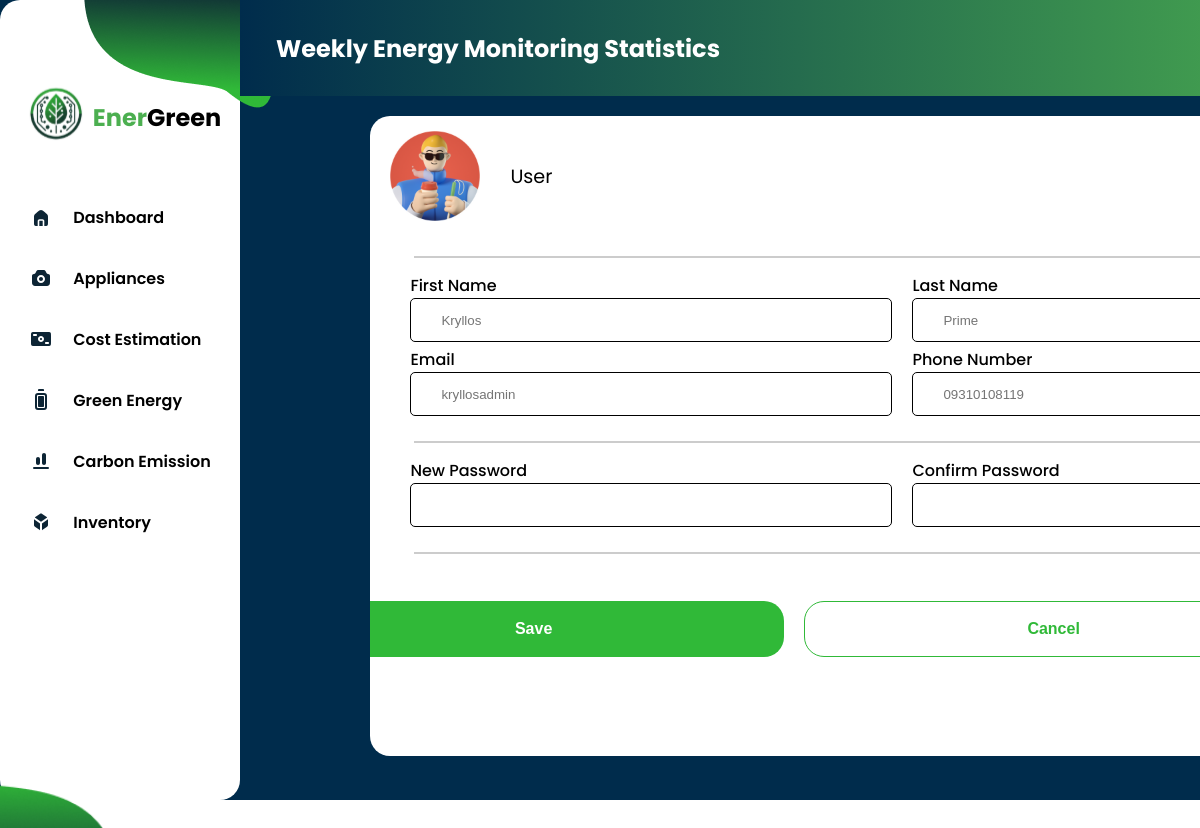
The app's page /Settings (signed in) with its own data.
### tables this page shows
CREATE TABLE user (
  id INTEGER NOT NULL PRIMARY KEY,
  email TEXT NOT NULL UNIQUE,
  fullname TEXT NOT NULL,
  password TEXT DEFAULT NULL,
  phoneno TEXT DEFAULT NULL,
  hasSetup INTEGER DEFAULT 0
);

### app.py (the view)
@app.route('/Settings')
def Settings():
    pie_data = {
        'labels': ['Apples', 'Oranges', 'Bananas', 'Grapes'],
        'values': [50, 20, 15, 15],
        }
    user_record = db.find_user(table=user_table,email=session.get('email'))
    return render_template('Settings.html',fullname=getfullname_with_session(session.get('email')),email=session.get('email'), pie_data=pie_data,user_record=user_record) if not session.get('name') == None else redirect(url_for('landing'))

### app.py (called while the page is built)
def getfullname_with_session(session_email: str):
    record = db.find_user(table=user_table, email=session_email)
    if record and 'fullname' in record[0]:
        fullname = record[0]['fullname']
        return fullname.strip()  # Remove any extra spaces, if present
    return ""

@app.after_request
def after_request(response):
    response.headers['Cache-Control'] = 'no-cache,no-store,must-revalidate'
    return response

### dbhelper.py (called while the page is built)
    def getdb_connection(self):
        connection = connect(self.database)
        return connection

    def getprocess(self,sql:str):
        connection = self.getdb_connection()
        cursor = connection.cursor()
        cursor.execute(sql)
        cursor.row_factory = Row
        data:list = cursor.fetchall()  # Convert rows to dictionaries
        cursor.close()
        connection.close()
        return data

    def find_user(self,email:str, table:str):
        sql:str = f"SELECT * FROM {table} WHERE `email` = '{email}'"
        return self.getprocess(sql)

### templates/Settings.html (shortened to what this page needs)
{% extends 'UserDashboardTemplate.html' %}
{% block content %}
<link rel="stylesheet" href="{{url_for('static', filename='css/SettingStyles.css')}}">
<div class="settings-container">
    <div class="user-settings">
        <div id="settings-section">
            <div class="settings-status">
                <img src="{{ url_for('static',filename='images/svg/profilenako.svg') }}" alt="">
                <div class="user-info">
                    <p>User</p>
                </div>
            </div>
        </div>
        <hr>
        <form id="settings-form" action="/updateuser/{{ email }}" method="POST">
            <div class="fname-mname">
                <div class="input-group">
                    <label for="fname-input">First Name</label>
                    <div class="input-icon">
                        <input type="text" id="fname-input" name="firstname" placeholder="{{ user_record[0]['fullname'].split(' ')[0]}}">
                    </div>
                </div>
                <div class="input-group">
                    <label for="lname-input">Last Name</label>
                    <div class="input-icon">
                        <input type="text" id="lname-input" name="lastname" placeholder="{{ user_record[0]['fullname'].split(' ')[-1] }}">
                    </div>
                </div>
            </div>
            <div class="fname-mname">
                <div class="input-group">
                    <label for="uname-input">Email</label>
                    <div class="input-icon">
                        <input type="text" id="uname-input" name="email" placeholder="{{ user_record[0]['email'] }}">
                    </div>
                </div>
                <div class="input-group">
                    <label for="phone-input">Phone Number</label>
                    <div class="input-icon">
                        {% if not user_record[0]['phoneno'] == None  %}
                            <input type="text" id="phone-input" name="phoneno" placeholder="{{ user_record[0]['phoneno'] }}">
                        {% else %}
                        <input type="text" id="phone-input" name="phoneno" placeholder="E.g. 09123456789">
                        {% endif %}
                    </div>
                </div>
            </div>
            <hr>
            <div class="fname-mname">
                <div class="input-group">
                    <label for="new-password">New Password</label>
                    <div class="input-icon">
                        <input type="password" id="new-password" name="password" placeholder="">
                    </div>
                </div>
                <div class="input-group">
                    <label for="confirm-password">Confirm Password</label>
                    <div class="input-icon">
                        <input type="password" id="confirm-password" name="confirmpassword" placeholder="">
                    </div>
                </div>
            </div>
            <hr>
            <div class="save-cancelbtn">
                <div class="save">
                    <button type="submit">Save</button>
                </div>
                <div class="cancel">
                    <button type="button" onclick="clearForm()">Cancel</button>
                </div>
            </div>
        </form>
    </div>
</div>
{% endblock %}

### static/css/UserDashboardStyles.css (style rules this page uses)
body { padding: 0; margin: 0; box-sizing: border-box; overflow: hidden; }

### static/css/SettingStyles.css (style rules this page uses)
.settings-container { width: 100%; height: auto; background-color: transparent; display: flex; align-items: center; justify-content: center; margin: 20px; }
.user-settings { display: flex; width: 80%; height: 80vh; background-color: #ffff; border-radius: 20px; overflow: hidden; flex-direction: column; }
#settings-section img { width: 90px; height: 90px; }
#settings-section { display: flex; flex-direction: row; justify-content: space-between; height: 10vh; width: 100%; gap: 20px; background-color: #ffff; margin: 20px; }
.settings-status { display: flex; align-items: center; gap: 30px; }
.settings-status img { width: 30px; height: 30px; }
.user-info { display: flex; flex-direction: column; justify-content: center; }
.settings-status p { margin: 0; font-size: 1.2em; }
hr { border: 1px solid #ccc; width: 90%; margin-top: 20px; margin-bottom: 15px; }
.fname-mname { width: 100%; display: flex; gap: 20px; flex-direction: row; margin: 0 40px; }
.input-group, .addressinput-group, .confirminput-group { display: flex; flex-direction: column; }
.input-group, .addressinput-group, .confirminput-group label { margin-bottom: 5px; font-weight: 500; }
.input-group input { width: 52.5vh; height: 5vh; border-radius: 5px; border: 1px solid black; }
.save-cancelbtn { display: flex; flex-direction: row; justify-content: center; gap: 20px; margin-right: 2.3em; }
.save-cancelbtn button { padding: 12px 25px; margin-top: 2em; width: 500px; height: 7vh; border-radius: 20px; font-size: 16px; font-weight: 600; cursor:pointer; }
.save button { background-color: #30B938; color: #ffff; border: none; }
.cancel button { background-color: #ffff; color: #30B938; border: 1px solid #30B938; }
.input-icon input { padding-left: 30px; }
.input-icon { position: relative; }
.input-icon input { padding-left: 30px; padding-right: 30px; }

### records on screen
user: firstname "Kryllos", lastname "Prime", email "kryllosadmin", phoneno "09310108119"
